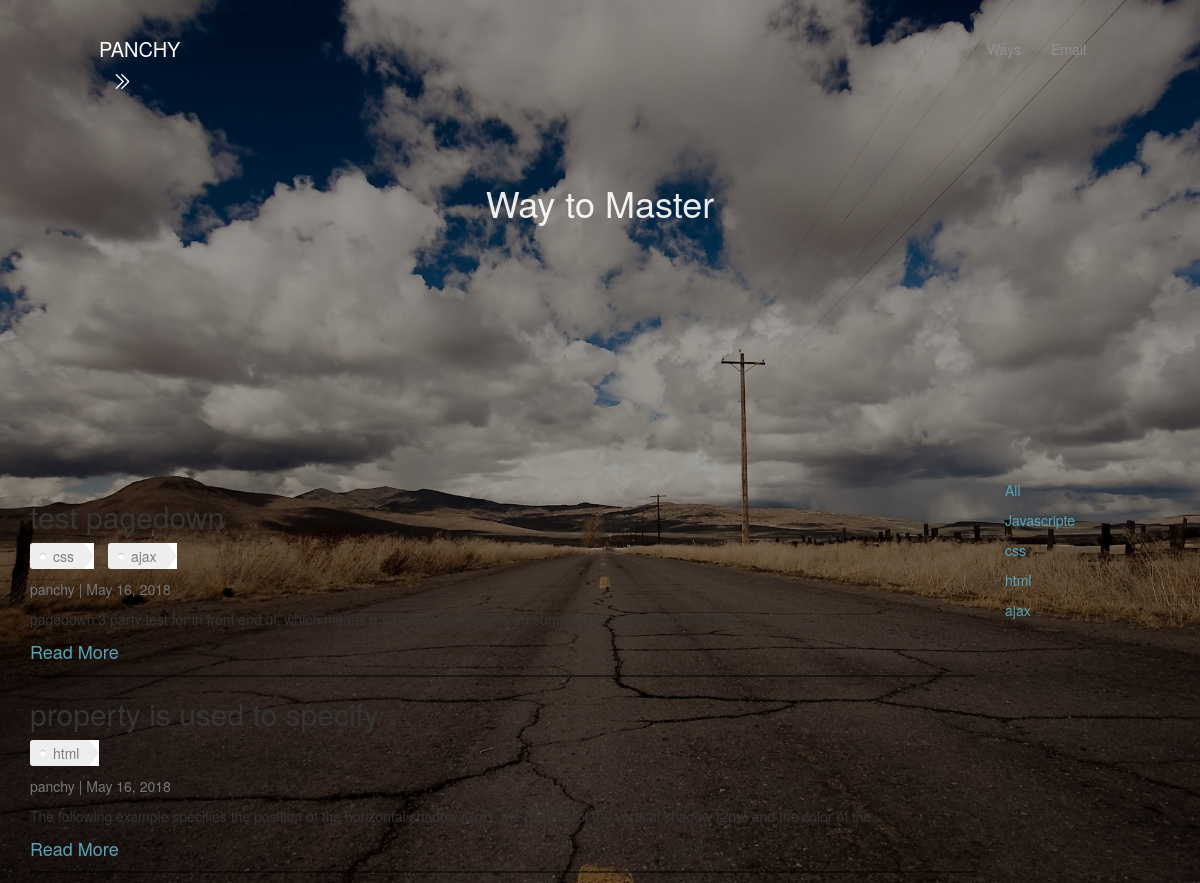
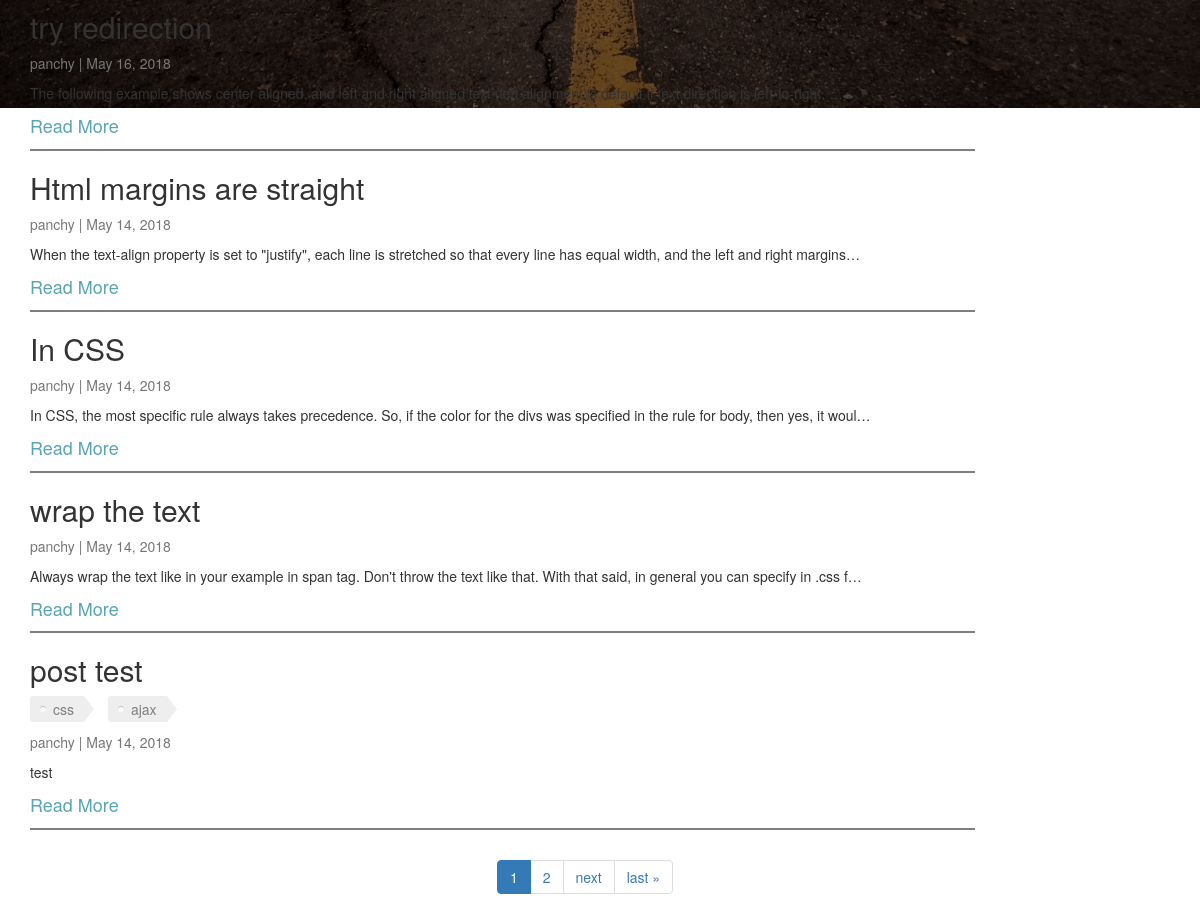
Page /index/ways/ on the committed database (2 pictures, top to bottom).
### article/models.py (models this page shows, shortened)
class Article(models.Model):
    User=models.ForeignKey(settings.AUTH_USER_MODEL,default=1)
    Id=models.AutoField(primary_key=True)
    Title=models.CharField(max_length=1000,blank = False)
    Counter=models.IntegerField(default=0)
    Image=models.ImageField(upload_to=upload_location,
                            null=False,
                            blank=False,
                            width_field='width_field',
                            height_field='height_field',)
    height_field=models.IntegerField(default=0)
    width_field=models.IntegerField(default=0)
    Publish=models.BooleanField(default=False)
    Content=models.TextField()
    UpdateTime=models.DateTimeField(auto_now_add=False,auto_now=True)
    Build=models.DateTimeField(auto_now_add=True,auto_now=False)
    Tags = models.ManyToManyField(Tag,through='TagsArticle')
    objects=PostManager()

class Tag(models.Model):
    Id=models.AutoField(primary_key=True)
    Tags=models.CharField(max_length=1000,blank = False)
    def __str__(self):
        return str(self.Tags)

### article/views.py (the view)
def allArticle(request):
    title='Way to Master'
    limit=7
    queryTag=request.GET.get("qtag")
    if queryTag=='all':
        quearyset=Article.objects.all()
    if not request.user.is_staff or not request.user.is_superuser:
        quearyset=Article.objects.filter(Publish=True).order_by("-UpdateTime")
    else:
        quearyset=Article.objects.all()
    if queryTag:
        if queryTag=='all':
            quearyset=Article.objects.filter(Publish=True).order_by("-UpdateTime")
        else:
            quearyset=getTagArticle(queryTag)
    tagset=Tag.objects.all()
    paginator = Paginator(quearyset, limit) # Show 2 contacts per page
    page = request.GET.get('page')
    try:
        contacts = paginator.page(page)
    except PageNotAnInteger:
        contacts=paginator.page(1)
    except EmptyPage:
        contacts=paginator.page(paginator.num_pages)
    TagArray=getTags(contacts)
    rows=zip(contacts,TagArray)
    context={
        "title":title,
        "objects_list":contacts,
        "rows":rows,
        "tagset":tagset
    }
    return render(request,"article.html",context)

### article/views.py (called while the page is built)
def getTags(array):
    AllTags=[]
    for i in array:
        current=[]
        tags=list(TagsArticle.objects.filter(Article=i.Id))
        if tags:
            for i in range(len(tags)):
                current.append(tags[i].Tags)
        else:
            current.append([])
        AllTags.append(current)
    return AllTags

### templates/article.html (shortened to what this page needs)
{%extends 'base.html' %}
{% load tz %}
{% load static %}
{%block css%}
<link rel="stylesheet" type="text/css" href="{% static 'css/article.css' %}">
{%endblock css%}
{%block intro%}
<div class="intro-detail">
    <h1 >{{title}}</h1>
</div>
{%endblock intro%}
{%block body%}
  <div class="container">
    <div class="row">
      <div class="col-lg-10" >
      {%for row in rows%}
            <h2>{{row.0.Title}}</h2>
            <div class="tags">
            {%for tag in row.1%}
              {%if tag%}
                <div class="tag">
                  {{tag.Tags}}
                </div>
              {%endif%}
            {%endfor%}
            </div>
            <p class="new-font-color">{{row.0.User}} | {{row.0.UpdateTime|localtime|date:'M d, Y'}}</p>
            <p class="content-markdown">{{row.0.Content|truncatechars:140}}</p>
            <a class="news-h1" href="{%url "article:detail" pk=row.0.Id %}">Read More</a>
            <hr style="border-top: 2px solid #00000080;">
        {%endfor%}
        </div>
        <div class="col-lg-2">
          <p><a class="filter-tag" href="/index/ways/?qtag=all">All</a></p>
          {%for tag in tagset%}
            <p><a class="filter-tag" href="/index/ways/?qtag={{tag}}">{{tag}}</a></p>
          {%endfor%}
        </div>
      </div>
  </div>
<nav aria-label="..." class="pagenav" style="text-align: center;">
  <div class="pagination">
      <li class="page-item active">
        <a class="page-link" href="#">{{ objects_list.number }} <span class="sr-only">(current)</span></a>
      </li>
      {% if objects_list.has_next %}
      <li class="page-item">
          <a href="?page={{ objects_list.next_page_number }}">{{ objects_list.next_page_number }}</a>
      </li>
      <li class="page-item">
          <a href="?page={{ objects_list.next_page_number }}">next</a>
       </li>
       <li class="page-item">
          <a href="?page={{ objects_list.paginator.num_pages }}">last &raquo;</a>
        </li>
      {% endif %}
  </div>
</nav>
{%endblock body%}

### static/css/base.css (style rules this page uses)
body, html { height: 100%; margin: 0; }
hr { margin-top: 10px; margin-bottom: 10px; border: 0; border-top: 1px solid #eeeeee2e; }
.tag { display: inline-block; background: #eee; border-radius: 3px 0 0 3px; color: #7f7f7f; height: 26px; line-height: 26px; padding: 0 20px 0 23px; position: relative; margin: 0 10px 10px 0; text-decoration: none; -webkit-transition: color 0.2s; }
.tag::before { background: #fff; border-radius: 10px; box-shadow: inset 0 1px rgba(0, 0, 0, 0.25); content: ''; height: 6px; left: 10px; position: absolute; width: 6px; top: 10px; }
.tag::after { background: #fff; border-bottom: 13px solid transparent; border-left: 10px solid #eee; border-top: 13px solid transparent; content: ''; position: absolute; right: 0; top: 0; }
a { color: #58a4b7; }

### static/css/article.css (style rules this page uses)
body, html { height: 100%; margin: 0; }
.intro-detail { color: #ffffffe8; margin-top: 7%; text-align: center; }
.news-h1 { font-size: 18px; }
.new-font-color { color: #777; }

### rows in the picture
Article: Title "test pagedown", User.username "panchy", UpdateTime "May 16, 2018", Content "pagedown 3 party test for in front end ui, which means each article must have an summary at first for i in: i++ **te…"
Tag: Tags "css"
Tag: Tags "ajax"
Article: Title "property is used to specify", User.username "panchy", UpdateTime "May 16, 2018", Content "The following example specifies the position of the horizontal shadow (3px), the position of the vertical shadow (2px) and the color of the…"
Tag: Tags "html"
Article: Title "try redirection", User.username "panchy", UpdateTime "May 16, 2018", Content "The following example shows center aligned, and left and right aligned text (left alignment is default if text direction is left-to-right, …"
Article: Title "Html margins are straight", User.username "panchy", UpdateTime "May 14, 2018", Content "When the text-align property is set to \"justify\", each line is stretched so that every line has equal width, and the left and right margins…"
Article: Title "In CSS", User.username "panchy", UpdateTime "May 14, 2018", Content "In CSS, the most specific rule always takes precedence. So, if the color for the divs was specified in the rule for body, then yes, it woul…"
Article: Title "wrap the text", User.username "panchy", UpdateTime "May 14, 2018", Content "Always wrap the text like in your example in span tag. Don't throw the text like that. With that said, in general you can specify in .css f…"
Article: Title "post test", User.username "panchy", UpdateTime "May 14, 2018", Content "test"
Tag: Tags "Javascripte"

### other values in the picture
{{ title }} "Way to Master"
{{ objects_list.number }} "1"
{{ objects_list.next_page_number }} "2"
